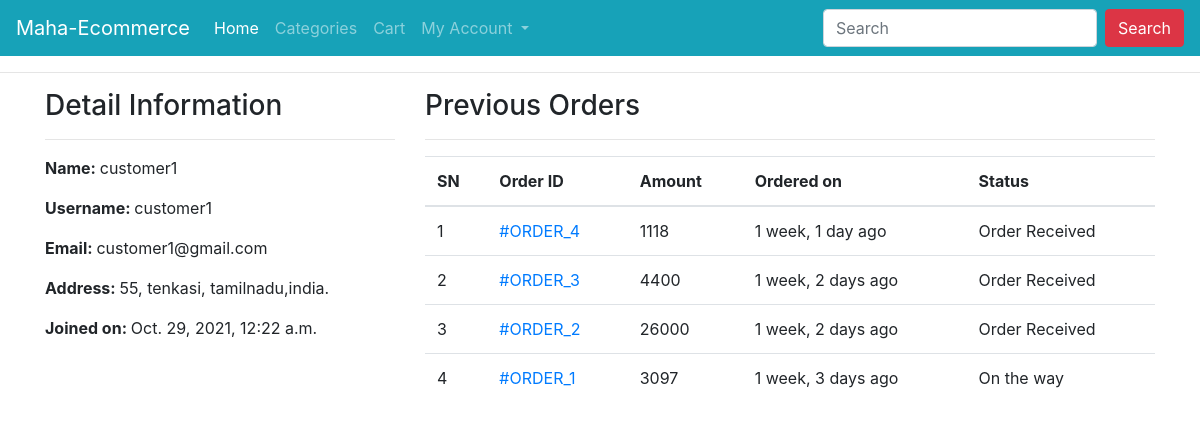
Screenshot of /profile/ (signed in) with the database file from the repository.
### ecomapp/models.py (models this page shows, shortened)
class Customer(models.Model):
    user = models.OneToOneField(User, on_delete=models.CASCADE)
    full_name = models.CharField(max_length=200)
    address = models.CharField(max_length=200,null=True,blank=True)
    joined_on = models.DateTimeField(auto_now_add=True)

class Order(models.Model):
    cart = models.OneToOneField(Cart, on_delete=models.CASCADE)
    ordered_by = models.CharField(max_length=200)
    shipping_address = models.CharField(max_length=200)
    mobile = models.CharField(max_length=10)
    email = models.EmailField(null=True, blank=True)
    subtotal = models.PositiveIntegerField()
    discount = models.PositiveIntegerField()
    total = models.PositiveIntegerField()
    order_status = models.CharField(max_length=50, choices=ORDER_STATUS)
    created_at = models.DateTimeField(auto_now_add=True)
    payment_method = models.CharField(
        max_length=20, choices=METHOD, default="Cash On Delivery")
    payment_completed = models.BooleanField(
        default=False, null=True, blank=True)

### ecomapp/views.py (the view)
# urls.py: path("profile/", CustomerProfileView.as_view(), name="customerprofile"),
class CustomerProfileView(TemplateView):
    template_name = "customerprofile.html"
    def dispatch(self, request, *args, **kwargs):
        if request.user.is_authenticated and Customer.objects.filter(user=request.user).exists():
            pass
        else:
            return redirect("/login/?next=/profile/")
        return super().dispatch(request, *args, **kwargs)
    def get_context_data(self, **kwargs):
        context = super().get_context_data(**kwargs)
        customer = self.request.user.customer
        context['customer'] = customer
        orders = Order.objects.filter(cart__customer=customer).order_by("-id")
        context["orders"] = orders
        return context

### templates/customerprofile.html (shortened to what this page needs)
{% extends 'base.html' %}
{% block content %}
<div class="container">
    <div class="row">
        <div class="col-md-4">
            <h3>Detail Information</h3><hr>
            <p><span class="font-weight-bold">Name: </span> {{customer.full_name}}</p>
            <p><span class="font-weight-bold">Username: </span> {{customer.user.username}}</p>
            <p><span class="font-weight-bold">Email: </span> {{customer.user.email}}</p>
            <p><span class="font-weight-bold">Address: </span> {{customer.address}}</p>
            <p><span class="font-weight-bold">Joined on: </span> {{customer.joined_on}}</p>
        </div>
        <div class="col-md-8">
            <h3>Previous Orders</h3>
            <hr>
            <table class="table">
                <thead>
                    <tr>
                        <th>SN</th>
                        <th>Order ID</th>
                        <th>Amount</th>
                        <th>Ordered on</th>
                        <th>Status</th>
                    </tr>
                </thead>
                <tbody>
                    {% for ord in orders %}
                    <tr>
                        <td>{{forloop.counter}}</td>
                        <td><a href="{% url 'ecomapp:customerorderdetail' ord.pk %}"> #ORDER_{{ord.id}}</a></td>
                        <td>{{ord.total}}</td>
                        <td>{{ord.created_at|timesince}} ago</td>
                        <td>{{ord.order_status}}</td>
                    </tr>
                    {% endfor %}
                </tbody>
            </table>
        </div>
    </div>
</div>
{% endblock %}

### rows the page displays
Customer: full_name "customer1", user.username "customer1", user.email "customer1@gmail.com", address "55, tenkasi, tamilnadu,india.", joined_on "Oct. 29, 2021, 12:22 a.m."
Order: id "4", total "1118", created_at "1 week, 1 day", order_status "Order Received"
Order: id "3", total "4400", created_at "1 week, 2 days", order_status "Order Received"
Order: id "2", total "26000", created_at "1 week, 2 days", order_status "Order Received"
Order: id "1", total "3097", created_at "1 week, 3 days", order_status "On the way"
